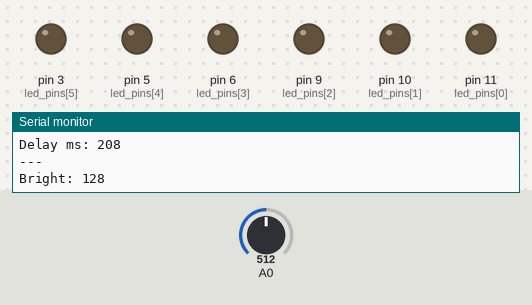
Simulated run of this sketch. Board: Arduino Uno, built with avr-gcc and run on an emulated ATmega328P. Shown: output pins drawn as LEDs (lit = HIGH), the last lines printed to the serial monitor. Inputs (shaded band) come from the test bench; at power-on: A0 = 512.

Above: at 0.04 s.
At 1.2 s:
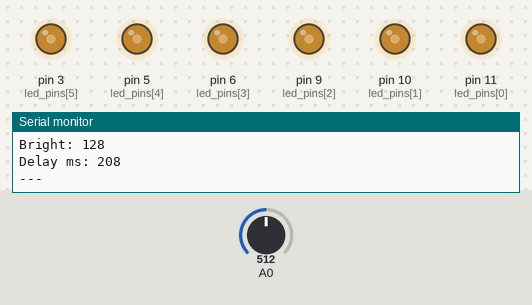
1.3 s: A0 set to 716
At 2.5 s:
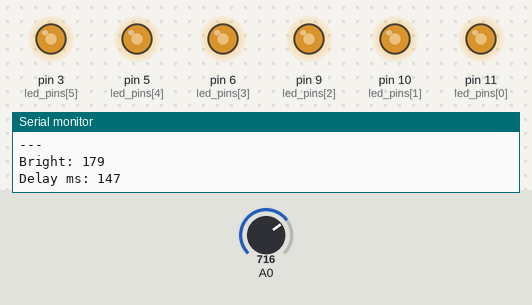
Timing chart, 0 to 2.7 s (numbered marks = the images above; inputs shaded):
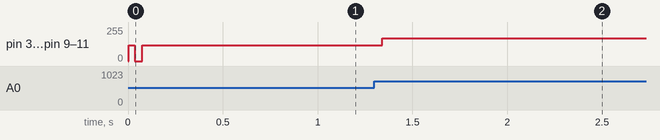

The sketch:

BIENTRO.ino
```cpp
// - 10 đèn sáng từ trái sang phải -----Tốc độ chuyển theo giá trị biến trở
// const int numLed=10;
// int ledPin[numLed]={2,3,4,5,6,7,8,9,10,11};
// int value=0;
// int pin=0;
// void setup()
// {
//   for(int i=0; i<numLed; i++)
//   {
//     pinMode(ledPin[i], OUTPUT);
//   }
// }

// void loop()
// {
//   // từng đèn sáng từ trái sang phải theo giá trị biến trở
// 	for (int i = 0; i < numLed; i++) {
//     value = analogRead(pin);
//     value/=4;
//      	digitalWrite(ledPin[i], HIGH);
//       	delay(value);
//   	}
//  // sáng xong tắt (nếu có)
//   for (int i = 0; i < numLed; i++) {
//     value = analogRead(pin);
//     value/=4;
//      	digitalWrite(ledPin[i], LOW);
//       	delay(value);
//   	}
// }


// -----------------------------------------------------------------------
// - 10 đèn Sáng từ hai bên vào trong -----Tốc độ chuyển theo giá trị biến trở
// const int numLed = 10;
// int ledPin[numLed] = { 2, 3, 4, 5, 6, 7, 8, 9, 10, 11 };
// int value = 0;
// int pin = 0;
// void setup() {
//   for (int i = 0; i < numLed; i++) {
//     pinMode(ledPin[i], OUTPUT);
//   }
// }

// void loop() {

//   for (int i = 2; i <= 6; i++) {
//     value = analogRead(pin);
//     value /= 4;
//     digitalWrite(i, HIGH);
//     digitalWrite(13 - i, HIGH);  // 13 - i để chọn đúng pin từ phía bên kia
//     delay(value);
//   }

//   for (int i = 6; i >= 2; i--) {
//     value = analogRead(pin);
//     value /= 4;
//     digitalWrite(i, LOW);
//     digitalWrite(13 - i, LOW);  // 13 - i để chọn đúng pin từ phía bên kia
//     delay(value);
//   }
// }


// -----------------------------------------------------------------------
// Sáng chẵn lẻ 1 3 5 7 9 10 8 6 4 2 -----Tốc độ chuyển theo giá trị biến trở

// const int numLed=10;
// int ledPin[numLed]={2,3,4,5,6,7,8,9,10,11};
// int value=0;
// int pin=0;

// void setup()
// {
//   for(int i=0; i<numLed; i++)
//   {
//     pinMode(ledPin[i], OUTPUT);
//   }
// }

// void loop()
// {
//   value = analogRead(pin);
//   value/=4;
// 	for (int i = 0; i < numLed; i++) {
//     if(i%2==0){
//       digitalWrite(ledPin[i], HIGH);
//       delay(value);
//     }
//   }

//   for (int i = numLed-1; i >=0; i--) {
//     if(i%2!=0){
//       digitalWrite(ledPin[i], HIGH);
//       delay(value);
//     }
//   }

//   for (int i = 0; i < numLed; i++) {
//     if(i%2==0){
//       digitalWrite(ledPin[i], LOW);
//       delay(value);
//     }
//   }

//   for (int i = numLed-1; i >=0; i--) {
//     if(i%2!=0){
//       digitalWrite(ledPin[i], LOW);
//       delay(value);
//     }
//   }
// }


// -----------------------------------------------------------------------
// - 10 đèn Sáng dần theo giá trị biến trở
const int n_leds = 6;
const int led_pins[] = { 11, 10, 9, 6, 5, 3 };

void setup() {
  Serial.begin(9600);

  for (int p : led_pins) {
    pinMode(p, OUTPUT);
  }
}

void loop() {
  int bright = analogRead(A0) >> 2;
  int step = 10;

  if (bright < step) {
    bright = step;
  }
  int delay_ms = 2500 / (bright / step);

  Serial.print("Bright: ");
  Serial.println(bright);

  Serial.print("Delay ms: ");
  Serial.println(delay_ms);

  Serial.println("---");

  for (int b = 0; b < bright; b += step) {
    for (int i = 0; i < n_leds; i++) {
      analogWrite(led_pins[i], b);
    }
    // delay(delay_ms);
  }
}
```
